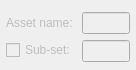
                   <widget class="QWidget" name="nk_assetSettings_scrollAreaWidgetContents">
                    <property name="geometry">
                     <rect>
                      <x>0</x>
                      <y>0</y>
                      <width>136</width>
                      <height>70</height>
                     </rect>
                    </property>
                    <layout class="QVBoxLayout" name="verticalLayout_8">
                     <property name="margin">
                      <number>0</number>
                     </property>
                     <item>
                      <widget class="QFrame" name="nk_assetSettings_frame">
                       <property name="frameShape">
                        <enum>QFrame::NoFrame</enum>
                       </property>
                       <layout class="QFormLayout" name="formLayout">
                        <property name="fieldGrowthPolicy">
                         <enum>QFormLayout::ExpandingFieldsGrow</enum>
                        </property>
                        <property name="leftMargin">
                         <number>6</number>
                        </property>
                        <property name="topMargin">
                         <number>12</number>
                        </property>
                        <property name="rightMargin">
                         <number>6</number>
                        </property>
                        <property name="bottomMargin">
                         <number>6</number>
                        </property>
                        <item row="1" column="0">
                         <widget class="QLabel" name="nk_PblName_label">
                          <property name="enabled">
                           <bool>false</bool>
                          </property>
                          <property name="text">
                           <string>Asset name:</string>
                          </property>
                         </widget>
                        </item>
                        <item row="1" column="1">
                         <widget class="QLineEdit" name="nk_PblName_lineEdit">
                          <property name="enabled">
                           <bool>false</bool>
                          </property>
                          <property name="text">
                           <string/>
                          </property>
                          <property name="frame">
                           <bool>true</bool>
                          </property>
                          <property name="readOnly">
                           <bool>false</bool>
                          </property>
                          <property name="mandatoryField" stdset="0">
                           <bool>false</bool>
                          </property>
                         </widget>
                        </item>
                        <item row="2" column="0">
                         <widget class="QCheckBox" name="nk_subSet_checkBox">
                          <property name="enabled">
                           <bool>false</bool>
                          </property>
                          <property name="toolTip">
                           <string>Warning: creating sub-sets will affect version control.</string>
                          </property>
                          <property name="text">
                           <string>Sub-set:</string>
                          </property>
                         </widget>
                        </item>
                        <item row="2" column="1">
                         <widget class="QLineEdit" name="nk_subSetName_lineEdit">
                          <property name="enabled">
                           <bool>false</bool>
                          </property>
                          <property name="text">
                           <string/>
                          </property>
                          <property name="frame">
                           <bool>true</bool>
                          </property>
                          <property name="readOnly">
                           <bool>false</bool>
                          </property>
                          <property name="mandatoryField" stdset="0">
                           <bool>false</bool>
                          </property>
                         </widget>
                        </item>
                       </layout>
                      </widget>
                     </item>
                    </layout>
                   </widget>
